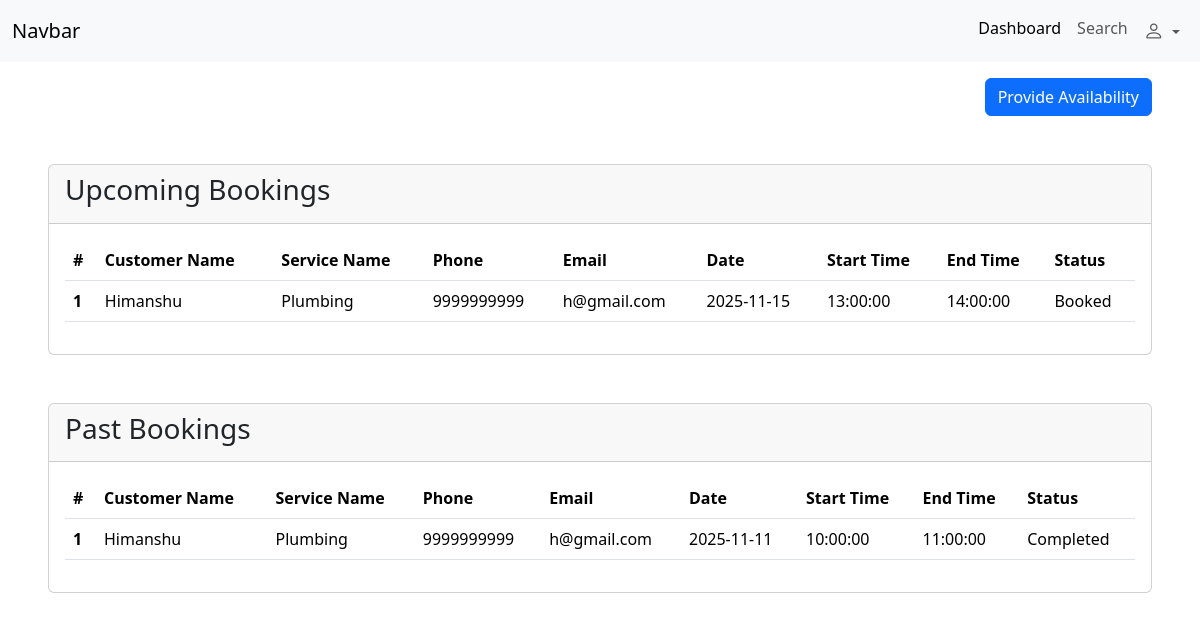
Page /professional/dashboard (signed in) on the committed database.
### backend/models.py (models this page shows, shortened)
class Booking(db.Model):
    __tablename__ = 'booking'
    id = db.Column(db.Integer, primary_key=True)
    customerid = db.Column(db.Integer, db.ForeignKey('customer.id'), nullable=False)
    professionalid = db.Column(db.Integer, db.ForeignKey('professional.id'), nullable=False)
    servicecategoryid = db.Column(db.Integer, db.ForeignKey('service_category.id'), nullable=False)
    booking_date = db.Column(db.Date, nullable=False)
    start_time = db.Column(db.Time, nullable=False)
    end_time = db.Column(db.Time, nullable=False)
    status = db.Column(db.String, nullable=False, default='pending')
    slot_id = db.Column(db.Integer, db.ForeignKey('professional_availability.id'), nullable=True)

class Customer(db.Model ,UserMixin):
    __tablename__ = 'customer'
    id = db.Column(db.Integer, primary_key=True)
    name = db.Column(db.String, nullable=False)
    email = db.Column(db.String, unique=True, nullable=False)
    password = db.Column(db.String, nullable=False)
    phone = db.Column(db.String, nullable=True)
    address = db.Column(db.String, nullable=True)
    status=db.Column(db.String)
    sent_bookings = db.relationship("Booking", backref="customer")

class ServiceCategory(db.Model , UserMixin):
    __tablename__ = 'service_category'
    id = db.Column(db.Integer, primary_key=True)
    name = db.Column(db.String, unique=True, nullable=False)
    description = db.Column(db.String, nullable=True)
    professionals  = db.relationship("Professional", backref="service_category" , cascade="all, delete-orphan" )
    bookings = db.relationship("Booking" , backref="service_category" , cascade="all, delete-orphan")

### backend/routes.py (the view)
@app.route("/professional/dashboard")
@login_required
def professional_dashboard():
    if isinstance(current_user , Professional):
        if request.method=="GET" :
            bookings= db.session.query(Booking).filter(Booking.professionalid==current_user.id , Booking.booking_date>=datetime.today().date()).all()
            past_bookings = db.session.query(Booking).filter(Booking.professionalid==current_user.id , Booking.booking_date<datetime.today().date()).all()
            return render_template("professional/dashboard.html" , bookings=bookings, past_bookings=past_bookings)
    else:
        return "Unauthorized" , 403

### app.py (called while the page is built)
def create_app():
    app  = Flask(__name__)
    app.config["SQLALCHEMY_DATABASE_URI"] = "sqlite:///my_db.sqlite3"
    db.init_app(app)
    app.app_context().push()
    app.config['SECRET_KEY'] = 'supersecretkey'
    login_manager = LoginManager(app)
    @login_manager.user_loader
    def load_user(email):
        user = db.session.query(Customer).filter_by(email=email).first()  or \
                db.session.query(Admin).filter_by(email=email).first() or \
                db.session.query(Professional).filter_by(email=email).first()
        return user
    return app

### templates/professional/dashboard.html (shortened to what this page needs)
<!DOCTYPE html>
<html lang="en">
<head>
    <link href="https://cdn.jsdelivr.net/npm/bootstrap@5.3.8/dist/css/bootstrap.min.css" rel="stylesheet"
>
    <link rel="stylesheet" href="https://cdn.jsdelivr.net/npm/bootstrap-icons@1.13.1/font/bootstrap-icons.min.css">
</head>
<body>
    <nav class="navbar navbar-expand-lg bg-body-tertiary">
        <div class="container-fluid">
            <a class="navbar-brand" href="#">Navbar</a>
            <div class="collapse navbar-collapse" id="navbarSupportedContent">
                <ul class="navbar-nav  mb-2 mb-lg-0 ms-auto">
                    <li class="nav-item">
                        <a class="nav-link active" aria-current="page" href="#">Dashboard</a>
                    </li>
                    <li class="nav-item">
                        <a class="nav-link " aria-disabled="true">Search</a>
                    </li>
                    <li class="nav-item dropdown">
                        <a class="nav-link dropdown-toggle" href="#" role="button" data-bs-toggle="dropdown"
                            aria-expanded="false">
                            <i class="bi bi-person fs-5"></i>
                        </a>
                    </li>
                </ul>
            </div>
        </div>
    </nav>
    <div class="d-flex mt-3 justify-content-end me-5">
        <a href="/professional/provideavailability" class="btn btn-primary">Provide Availability</a>
    </div>
    <div class="card mt-5 ms-5 me-5">
        <div class="card-header d-flex">
            <h3>Upcoming Bookings</h3>
        </div>
        <div class="card-body">
            <table class="table">
                <thead>
                    <tr>
                        <th scope="col">#</th>
                        <th scope="col">Customer Name</th>
                        <th scope="col">Service Name</th>
                        <th scope="col">Phone</th>
                        <th scope="col">Email</th>
                        <th scope="col">Date</th>
                        <th scope="col">Start Time</th>
                        <th scope="col">End Time</th>
                        <th scope="col">Status</th>
                    </tr>
                </thead>
                <tbody>
                    {% for booking in bookings %}
                    <tr>
                        <th scope="row">{{loop.index}}</th>
                        <td>{{booking.customer.name}}</td>
                        <td>{{booking.service_category.name}}</td>
                        <td>{{booking.customer.phone}}</td>
                        <td>{{booking.customer.email}}</td>
                        <td>{{booking.booking_date}}</td>
                        <td>{{booking.start_time}}</td>
                        <td>{{booking.end_time}}</td>
                        <td>{{booking.status}}</td>
                    {% endfor%}
                </tbody>
            </table>
        </div>
    </div>
    <div class="card mt-5 ms-5 me-5">
        <div class="card-header d-flex">
            <h3>Past Bookings</h3>
        </div>
        <div class="card-body">
            <table class="table">
                <thead>
                    <tr>
                        <th scope="col">#</th>
                        <th scope="col">Customer Name</th>
                        <th scope="col">Service Name</th>
                        <th scope="col">Phone</th>
                        <th scope="col">Email</th>
                        <th scope="col">Date</th>
                        <th scope="col">Start Time</th>
                        <th scope="col">End Time</th>
                        <th scope="col">Status</th>
                    </tr>
                </thead>
                <tbody>
                    {% for booking in past_bookings %}
                    <tr>
                        <th scope="row">{{loop.index}}</th>
                        <td>{{booking.customer.name}}</td>
                        <td>{{booking.service_category.name}}</td>
                        <td>{{booking.customer.phone}}</td>
                        <td>{{booking.customer.email}}</td>
                        <td>{{booking.booking_date}}</td>
                        <td>{{booking.start_time}}</td>
                        <td>{{booking.end_time}}</td>
                        <td>{{booking.status}}</td>
                    {% endfor%}
                </tbody>
            </table>
        </div>
    </div>
</body>
</html>

### rows in the picture
Booking: customer.name "Himanshu", service_category.name "Plumbing", customer.phone "9999999999", customer.email "h@gmail.com", booking_date "2025-11-15", start_time "13:00:00", end_time "14:00:00", status "Booked"
Booking: customer.name "Himanshu", service_category.name "Plumbing", customer.phone "9999999999", customer.email "h@gmail.com", booking_date "2025-11-11", start_time "10:00:00", end_time "11:00:00", status "Completed"
